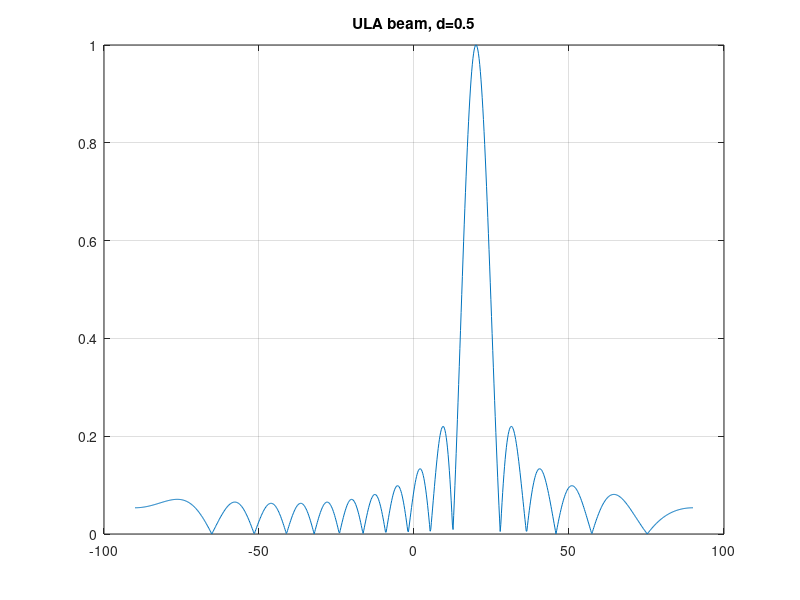
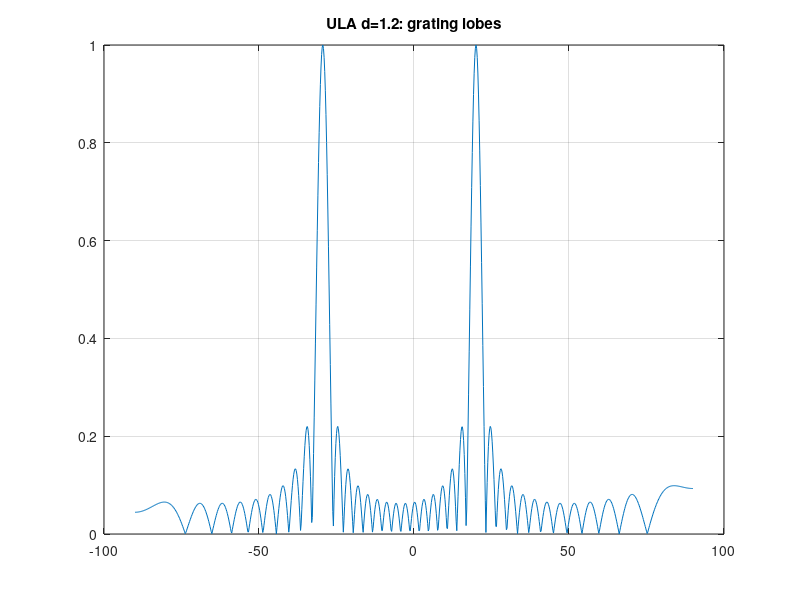

Recreate these plots in MATLAB, in order. (Note: this script raises an error after producing the figures.)
%========================================================================
% SECTION A — ANTENNA & ACOUSTIC ARRAYS (21 scripts, batched in one
% generator file; each numbered script below becomes a gallery entry
% via its own @play manifest when split — during authoring they run
% top-to-bottom in one engine session each).
%========================================================================

% ── A.1 GEOMETRIES ──────────────────────────────────────────────────

% --- 1. ULA: grating-lobe onset vs d/lambda -------------------------
d = 0.5; N = 16; theta0 = 20;
theta = -90:0.2:90;
ph = 2*pi*d*(sind(theta) - sind(theta0));
AF = zeros(1,numel(theta));
for k = 1:N, AF = AF + exp(1i*(k-1)*ph); end
figure; plot(theta, abs(AF)/N); title('ULA beam, d=0.5'); grid on;

d = 1.2;
ph = 2*pi*d*(sind(theta) - sind(theta0));
AF2 = zeros(1,numel(theta));
for k = 1:N, AF2 = AF2 + exp(1i*(k-1)*ph); end
figure; plot(theta, abs(AF2)/N); title('ULA d=1.2: grating lobes'); grid on;

% --- 2. UCA: ring array ---------------------------------------------
R = 1.0; Ne = 24; f = 1;
th = linspace(0, 2*pi, 361);
AFu = zeros(1,numel(th));
for n = 1:Ne
  an = 2*pi*(n-1)/Ne;
  AFu = AFu + exp(1i*2*pi*R*(cos(an).*cos(th) + sin(an).*sin(th)));
end
figure; polarplot(th, abs(AFu)/Ne); title('UCA ring pattern');

% --- 3. URA planar: 2-D grid cut --------------------------------------
Nx = 8; Ny = 8;
thv = -90:5:90; phv = 0:5:90;
AFp = zeros(numel(phv), numel(thv));
for ip = 1:numel(phv)
  for it = 1:numel(thv)
    s = 0;
    for ix = 1:Nx
      for iy = 1:Ny
        s = s + exp(1i*pi*( (ix-1)*sind(thv(it))*cosd(phv(ip)) + ...
                            (iy-1)*sind(thv(it))*sind(phv(ip)) ));
      end
    end
    AFp(ip,it) = abs(s)/(Nx*Ny);
  end
end
figure; imagesc(thv, phv, AFp); colormap('jet'); colorbar;
title('URA planar |AF(\theta,\phi)|'); xlabel('\theta'); ylabel('\phi');

% --- 4. Hexagonal pack: denser aperture, lower sidelobes -------------
ph2 = 0:1:180;
AFh = zeros(1,numel(ph2));
pos = [0 0];
for ring = 1:2
  for s = 0:5
    an = pi/3*s;
    for m = 1:ring
      rr = m/ring;
      pos(end+1,:) = ring*[cos(an) sin(an)] + rr*[cos(an+pi/2) sin(an+pi/2)];
    end
  end
end
for ip = 1:numel(ph2)
  th0 = ph2(ip)*pi/180;
  s = 0;
  for n = 1:size(pos,1)
    s = s + exp(1i*2*pi*( pos(n,1)*cos(th0) + pos(n,2)*sin(th0) ));
  end
  AFh(ip) = abs(s)/size(pos,1);
end
figure; plot(ph2, 20*log10(AFh + 1e-12)); title('Hexagonal array, dB');
ylabel('|AF| dB'); grid on;

% --- 5. Conformal cylinder: sector switching -------------------------
Nc = 32; Rc = 1.0; sector = 120;
th = -90:1:90;
AFc = zeros(1,numel(th));
for n = 1:Nc
  an = -180 + 360*(n-1)/Nc;
  if abs(an) <= sector/2
    AFc = AFc + exp(1i*2*pi*Rc*(cosd(an).*cosd(th) + sind(an).*sind(th)));
  end
end
figure; polarplot(th*pi/180, abs(AFc)/sum(abs(AFc)>0)); title('Cylinder conformal, 120\circ sector');

% --- 6. Sparse MRA: minimum-redundancy aperture ----------------------
mra = [0 1 3 6 8 11 13 16];  % Golomb-ruler-like positions (elements)
theta = -90:0.5:90;
AFm = zeros(1,numel(theta));
for n = 1:numel(mra)
  AFm = AFm + exp(1i*pi*mra(n)*sind(theta));
end
figure; plot(theta, 20*log10(abs(AFm)/numel(mra) + 1e-12));
title('MRA sparse array'); ylabel('dB'); grid on;

% --- 7. Spherical cap: hemispheric coverage --------------------------
Ns = 5; % rings
th = 0:2:180;
AFs = zeros(1,numel(th));
for ring = 0:Ns-1
  elr = ring * 30;            % ring elevation deg
  cnt = max(4, round(12*cosd(elr)));
  for m = 1:cnt
    az = 360*(m-1)/cnt;
    for it = 1:numel(th)
      u = cosd(th(it))*cosd(az) + sind(th(it))*sind(az);
      AFs(it) = AFs(it) + exp(1i*pi*u*sind(elr));
    end
  end
end
figure; plot(th, abs(AFs)/max(abs(AFs))); title('Spherical cap coverage');

% ── A.2 ELEMENT PATTERNS ────────────────────────────────────────────

% --- 8. Isotropic -----------------------------------------------------
figure; polarplot(linspace(0,2*pi,361), ones(1,361)); title('Isotropic F(\theta)=1');

% --- 9. Short dipole F=cos(theta) -------------------------------------
th = linspace(0, 2*pi, 361);
figure; polarplot(th, abs(cos(th))); title('Short dipole F=\cos\theta');

% --- 10. Half-wave dipole ---------------------------------------------
figure; polarplot(th, abs(cos(pi/2*cos(th))./max(1e-9,sin(th))));
title('Half-wave dipole');

% --- 11. Cardioid ------------------------------------------------------
figure; polarplot(th, abs(1 + cos(th))); title('Cardioid 1+\cos\theta');

% --- 12. Baffled piston 2*J1(x)/x --------------------------------------
u = linspace(1e-6, 40, 721);
pat = 2*besselj(1, u)./u;
figure; plot(u, pat); title('Baffled piston 2J_1(x)/x'); grid on;
